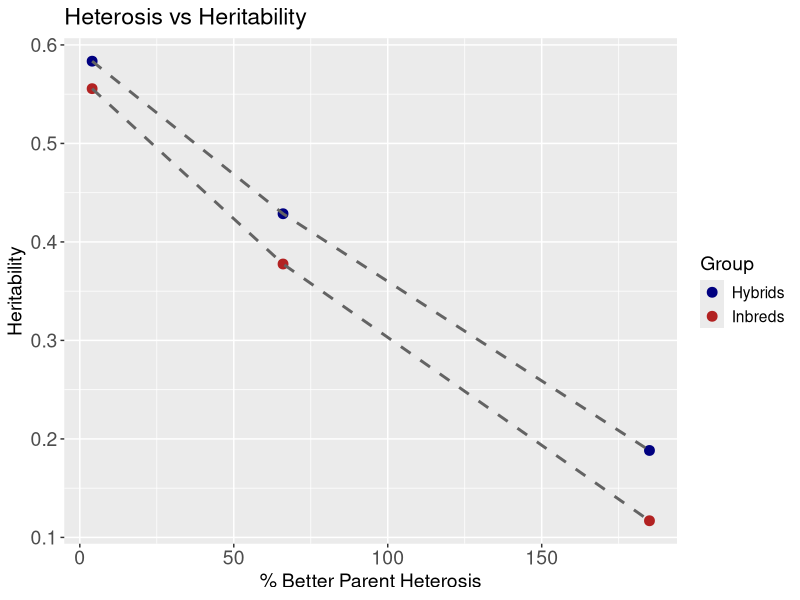
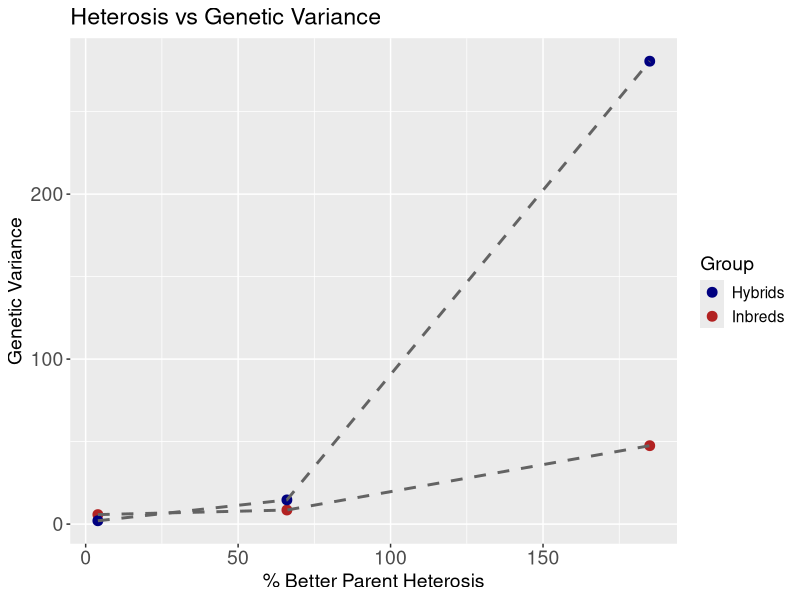
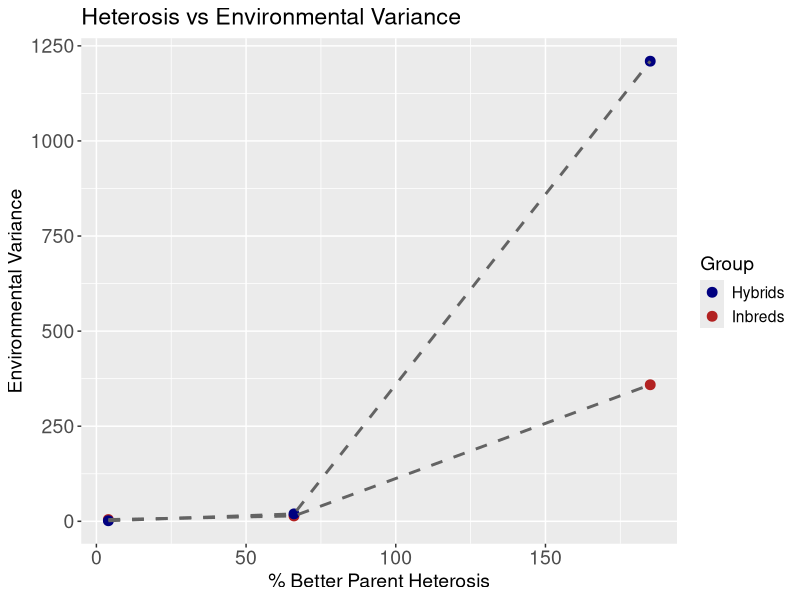
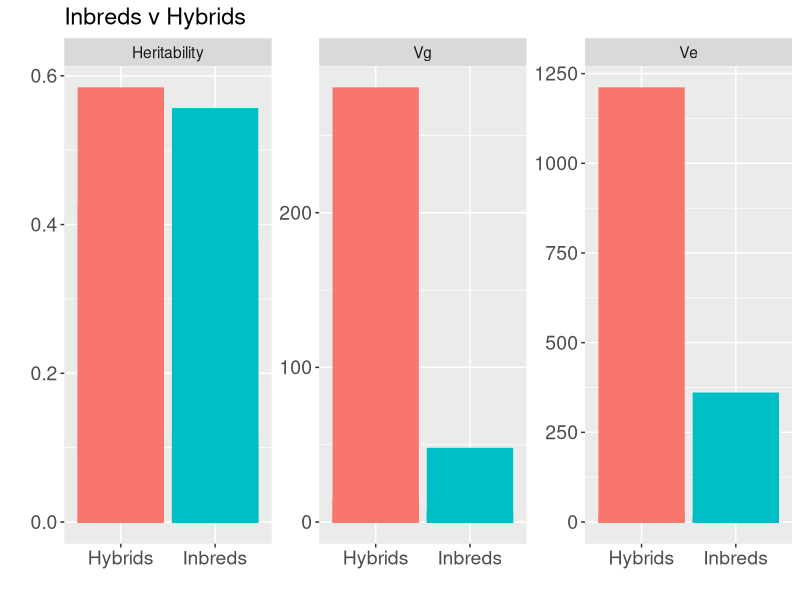

These charts were generated, in order, by the following R code:
#set working directory
setwd('..')
#load libraries
library(data.table)
library(ggplot2)
library(reshape2)

# Read in data file
Data <- fread("data/FlintGarcia09.txt", header=TRUE)
# Convert missing data to NA
Data[Data=="."] <- NA

# set up data classes
Data$INBRED <- as.factor(Data$INBRED)
Data$
Data$Env <- as.factor(Data$Env)
#selected tassel branch count, plant yield, and cob weight as traits
  #inbreds
Data$TSLBCHCNT_Inbred  <- as.numeric(as.character((Data$TSLBCHCNT_Inbred)))
Data$CobWt_Inbred <- as.numeric(as.character((Data$CobWt_Inbred)))
Data$PltYield_Inbred  <- as.numeric(as.character((Data$PltYield_Inbred )))
  #hybrids
Data$TSLBCHCNT_Hyb  <- as.numeric(as.character((Data$TSLBCHCNT_Hyb)))
Data$CobWt_Hyb <- as.numeric(as.character((Data$CobWt_Hyb)))
Data$PltYield_Hyb  <- as.numeric(as.character((Data$PltYield_Hyb )))

#fit linear models
  #inbreds
fit_tbc_i <- lm(TSLBCHCNT_Inbred ~ INBRED + Env, data=Data)
fit_cw_i <- lm(CobWt_Inbred ~ INBRED + Env, data=Data)
fit_py_i <- lm(PltYield_Inbred ~ INBRED + Env, data=Data)
  #hybrids
fit_tbc_h <- lm(TSLBCHCNT_Hyb ~ INBRED + Env, data=Data)
fit_cw_h <- lm(CobWt_Hyb ~ INBRED + Env, data=Data)
fit_py_h <- lm(PltYield_Hyb ~ INBRED + Env, data=Data)

#anova tables
  #inbreds
anova(fit_tbc_i)
anova(fit_cw_i)
anova(fit_py_i)
  #hybrids
anova(fit_tbc_h)
anova(fit_cw_h)
anova(fit_py_h)

#genetic variances and heritabilities
  #inbreds, VA
Vg_tbc_i =(anova(fit_tbc_i)[1,3] - anova(fit_tbc_i)[3,3])/4
Ve_tbc_i = anova(fit_tbc_i)[3,3]
h2_tbc_i = Vg_tbc_i/(Vg_tbc_i + Ve_tbc_i)
h2_tbc_i
Vg_cw_i =(anova(fit_cw_i)[1,3] - anova(fit_cw_i)[3,3])/4
Ve_cw_i = anova(fit_cw_i)[3,3]
h2_cw_i = Vg_cw_i/(Vg_cw_i + Ve_cw_i)
h2_cw_i
Vg_py_i =(anova(fit_py_i)[1,3] - anova(fit_py_i)[3,3])/4
Ve_py_i = anova(fit_py_i)[3,3]
h2_py_i = Vg_py_i/(Vg_py_i + Ve_py_i)
h2_py_i
  #hybrids, VG
Vg_tbc_h =(anova(fit_tbc_h)[1,3] - anova(fit_tbc_h)[3,3])/4
Ve_tbc_h = anova(fit_tbc_h)[3,3]
H2_tbc_h = Vg_tbc_h/(Vg_tbc_h + Ve_tbc_h)
H2_tbc_h
Vg_cw_h =(anova(fit_cw_h)[1,3] - anova(fit_cw_h)[3,3])/4
Ve_cw_h = anova(fit_cw_h)[3,3]
H2_cw_h = Vg_cw_h/(Vg_cw_h + Ve_cw_h)
H2_cw_h
Vg_py_h =(anova(fit_py_h)[1,3] - anova(fit_py_h)[3,3])/4
Ve_py_h = anova(fit_py_h)[3,3]
H2_py_h = Vg_py_h/(Vg_py_h + Ve_py_h)
H2_py_h

#comparisons to heterosis 
#heterosis table
BPH <- c(4, 66, 185)
Trait <- c("Tassel Branch Count", "Cob Weight (g)", "Plant Yield (g/plant)")
FGHet <- as.data.frame(cbind(Trait, BPH))
FGHet <- as.data.frame(rbind(FGHet, FGHet))
FGHet$BPH <- as.numeric(as.character(FGHet$BPH))
FGHet$Group <- c(rep("Inbreds", 3), rep("Hybrids", 3)) 
#add heritabilities
FGHet$Heritability <- as.vector(rbind(h2_tbc_i, h2_cw_i, h2_py_i, H2_tbc_h, H2_cw_h, H2_py_h))
#add genetic variances
FGHet$Vg <- as.vector(rbind(Vg_tbc_i, Vg_cw_i, Vg_py_i, Vg_tbc_h, Vg_cw_h, Vg_py_h)) 
#add environmental variance
FGHet$Ve <- as.vector(rbind(Ve_tbc_i, Ve_cw_i, Ve_py_i, Ve_tbc_h, Ve_cw_h, Ve_py_h)) 
#correlations
Split <- split(FGHet, FGHet$Group)
cor.test(Split$Inbreds$BPH, Split$Inbreds$Heritability)
cor.test(Split$Inbreds$BPH, Split$Inbreds$Vg)
cor.test(Split$Inbreds$BPH, Split$Inbreds$Ve)
cor.test(Split$Hybrids$BPH, Split$Hybrids$Heritability)
cor.test(Split$Hybrids$BPH, Split$Hybrids$Vg)
cor.test(Split$Hybrids$BPH, Split$Hybrids$Ve)
#visualize
png("HetvHerit.png", width=800, height=600)
ggplot(FGHet, aes(y=Heritability, x = BPH, color = Group, fill = Group)) + 
  geom_point(size = 3) + 
  geom_line(size = 1, linetype = "dashed", color = "gray39") +
  scale_color_manual(values=c("navy", "firebrick")) +
  labs(title="Heterosis vs Heritability",
       x="% Better Parent Heterosis", y='Heritability') +
  theme(text = element_text(size = 14),
        axis.text=element_text(size = 14))
dev.off()
png("HetvVG.png", width=800, height=600)
ggplot(FGHet, aes(y=Vg, x = BPH, color = Group, fill = Group)) + 
  geom_point(size = 3) + 
  geom_line(size = 1, linetype = "dashed", color = "gray39") +
  scale_color_manual(values=c("navy", "firebrick")) +
  labs(title="Heterosis vs Genetic Variance",
       x="% Better Parent Heterosis", y='Genetic Variance') +
  theme(text = element_text(size = 14),
        axis.text=element_text(size = 14))
dev.off()
png("HetvVE.png", width=800, height=600)
ggplot(FGHet, aes(y=Ve, x = BPH, color = Group, fill = Group)) + 
  geom_point(size = 3) + 
  geom_line(size = 1, linetype = "dashed", color = "gray39") +
  scale_color_manual(values=c("navy", "firebrick")) +
  labs(title="Heterosis vs Environmental Variance",
       x="% Better Parent Heterosis", y='Environmental Variance') +
  theme(text = element_text(size = 14),
        axis.text=element_text(size = 14))
dev.off

FGHet$BPH <- NULL
Melted <- melt(FGHet, id = c("Trait", "Group"))

png("InbredvHybridMeasures.png", width=800, height=600)
ggplot(Melted, aes(y=value, x = Group, color = Group, fill = Group)) + 
  geom_col(position = "dodge") + 
  facet_wrap(vars(variable), scales = "free") + 
  labs(title="Inbreds v Hybrids",
       x="", y='') +
  theme(text = element_text(size = 14),
        axis.text=element_text(size = 14), 
        legend.position = "none") 
dev.off()
